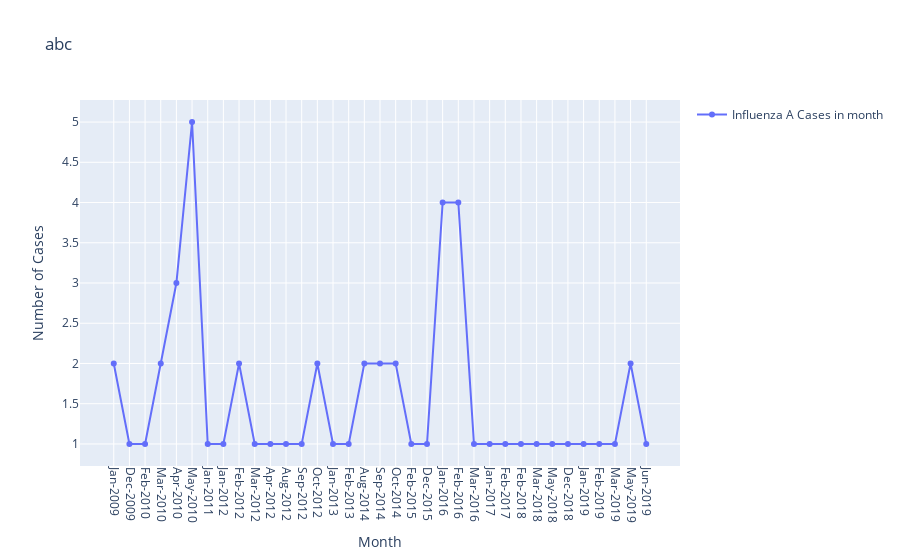

Notebook cell for this chart:
### Code cell
row_counts = df.groupby('Mon_Year').size().reset_index(name='count')
row_counts['Mon_Year'] = pd.to_datetime(row_counts['Mon_Year'])
row_counts = row_counts.sort_values(by='Mon_Year')
row_counts['Mon_Year'] = row_counts['Mon_Year'].dt.strftime('%b-%Y')
import plotly.graph_objects as go
fig = go.Figure()
fig.add_trace(go.Scatter(x=row_counts['Mon_Year'], y=row_counts['count'], mode='lines+markers', name=f'Influenza A Cases in month'))
fig.update_layout(
    title='abc',
    xaxis=dict(
        title='Month',
        tickvals=row_counts['Mon_Year'],  
        tickformat='%Y-%m',
        tickangle=90,
    ),
    yaxis=dict(title='Number of Cases'),
    showlegend=True,
)

# Show plot
fig.show()

### Figure 1 — Plotly figure (JSON) as saved in the notebook; plotly's stock layout.template omitted (floating-point values rounded to 4 significant figures)
{"data": [{"mode": "lines+markers", "name": "Influenza A Cases in month", "type": "scatter", "x": ["Jan-2009", "Dec-2009", "Feb-2010", "Mar-2010", "Apr-2010", "May-2010", "Jan-2011", "Jan-2012", "Feb-2012", "Mar-2012", "Apr-2012", "Aug-2012", "Sep-2012", "Oct-2012", "Jan-2013", "Feb-2013", "Aug-2014", "Sep-2014", "Oct-2014", "Feb-2015", "Dec-2015", "Jan-2016", "Feb-2016", "Mar-2016", "Jan-2017", "Feb-2017", "Feb-2018", "Mar-2018", "May-2018", "Dec-2018", "Jan-2019", "Feb-2019", "Mar-2019", "May-2019", "Jun-2019"], "y": [2, 1, 1, 2, 3, 5, 1, 1, 2, 1, 1, 1, 1, 2, 1, 1, 2, 2, 2, 1, 1, 4, 4, 1, 1, 1, 1, 1, 1, 1, 1, 1, 1, 2, 1]}], "layout": {"showlegend": true, "title": {"text": "abc"}, "xaxis": {"tickangle": 90, "tickformat": "%Y-%m", "tickvals": ["Jan-2009", "Dec-2009", "Feb-2010", "Mar-2010", "Apr-2010", "May-2010", "Jan-2011", "Jan-2012", "Feb-2012", "Mar-2012", "Apr-2012", "Aug-2012", "Sep-2012", "Oct-2012", "Jan-2013", "Feb-2013", "Aug-2014", "Sep-2014", "Oct-2014", "Feb-2015", "Dec-2015", "Jan-2016", "Feb-2016", "Mar-2016", "Jan-2017", "Feb-2017", "Feb-2018", "Mar-2018", "May-2018", "Dec-2018", "Jan-2019", "Feb-2019", "Mar-2019", "May-2019", "Jun-2019"], "title": {"text": "Month"}}, "yaxis": {"title": {"text": "Number of Cases"}}}}
